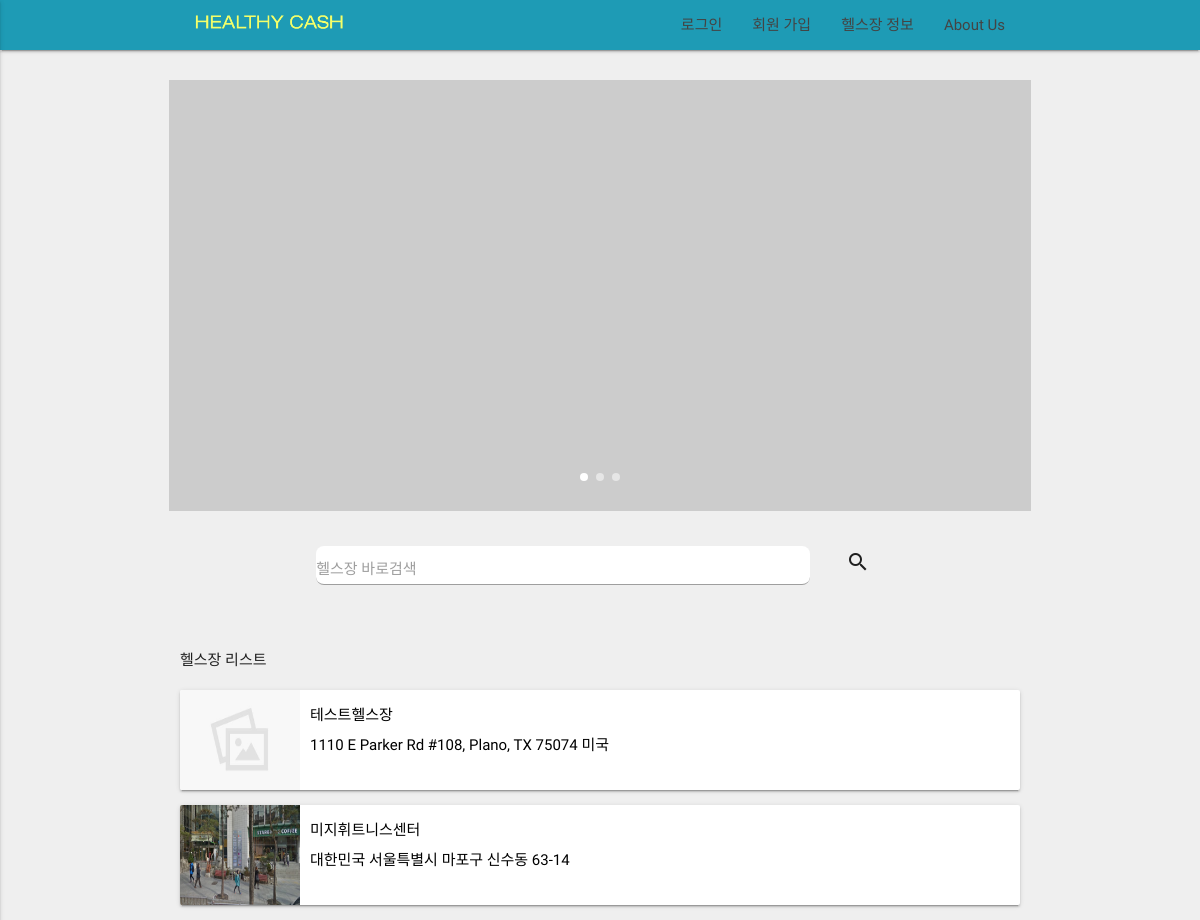
Screenshot of /healthclub/list/ with the database file from the repository.
### healthclub/models.py (models this page shows, shortened)
class HealthClub(models.Model):
    initiated = models.BooleanField(default=False)
    name      = models.CharField(max_length = 120)
    address   = models.CharField(max_length = 200)
    master    = models.ForeignKey(User)
    geometry  = models.CharField(max_length = 200, blank=True)
    photo     = models.ImageField(blank=True)
    qrcode    = models.ImageField(blank=True)
    member    = models.IntegerField(default = 0)
    price1    = models.IntegerField(blank = True, default= 0)
    price2    = models.IntegerField(blank = True, default= 0)
    price3    = models.IntegerField(blank = True, default= 0)
    price6    = models.IntegerField(blank = True, default= 0)
    price12   = models.IntegerField(blank = True, default= 0)
    detail   = models.CharField(max_length = 1000, blank = True)
    timestamp = models.DateTimeField(auto_now=True)
    updated = models.DateTimeField(auto_now_add=True)

### healthclub/views.py (the view)
class HealthClubListView(ListView):
    def get_queryset(self):
        search = self.request.GET.get('search')
        if search:
            print(search)
            search = search.split("(")[0]
            return HealthClub.objects.filter(Q(initiated=True) & Q(name__icontains=search) | Q(address__icontains=search) | Q(detail__icontains=search)).order_by('updated')
        return HealthClub.objects.filter(initiated=True).order_by('updated')
    def get_context_data(self, *args, **kwargs):
        context = super(HealthClubListView, self).get_context_data(**kwargs)
        healthclubs = HealthClub.objects.filter(initiated=True)
        hkeywords = set()
        keywords = set()
        for healthclub in healthclubs:
            address_short = healthclub.address
            if len(healthclub.address) >= 12:
                address_short = healthclub.address[0:12] + ".."
            temp = healthclub.name + "(" + address_short + ")"
            hkeywords.add(temp)
            addresses = healthclub.address.split(' ')
            for address in addresses:
                keywords.add(address)
            context['keywords'] = keywords
            context['healthclubs'] = hkeywords
        return context

### healthclub/templates/healthclub/healthclub_list.html (shortened to what this page needs)
{% extends "base.html"  %}
{% load staticfiles %}
{%block content%}
<div class="container" style="margin-top:30px">
    <div class="row">
        <div class="carousel carousel-slider" data-indicators="true">
            <a class="carousel-item" href="#one!"><img src="https://lorempixel.com/800/400/food/1"></a>
          </div>
    </div>
    <div class="row">
      <form method="GET" action="/healthclub/list/" id="search">
          <div class="row">
            <div class="col s2 m2 l2"></div>
            <div class="input-field col s7 m7 l7">
              <input type="text" name="search" id="autocomplete-input" class="autocomplete">
              <label for="autocomplete-input">헬스장 바로검색</label>
            </div>
            <div class="col s1 m1 l1" style="font-size:40px;height:40px;text-align:center;">
                <i class="material-icons prefix" onclick="submitFunc()">search</i>
            </div>
            <div class="col s3 m3 l3"></div>
          </div>
      </form>
    </div>
    <p>헬스장 리스트</p>
    {% if object_list.all  %}
    {% for obj in object_list reversed%}
    <div class="col s12 m12">
      <a href="{% url 'healthclub:detail' pk=obj.id %}">
      <div class="card horizontal" style="height:100px">
        <div class="card-image">
            {% if obj.photo %}
            <img  src="{{obj.photo.url}}" style="height:100px">
            {%else%}
            <img  src="{% static 'images/default_image.jpg' %}" style="height:100px">
            {% endif %}
        </div>
        <div class="card-stacked">
          <div class="card-content" style="height:100px">
              <p>{{obj.name}}</p>
              <p >{{obj.address}}</p>
          </div>
        </div>
      </div>
      </a>
    </div>
    {% endfor %}
    {% else  %}
    <p style="text-align:center">검색 결과가 없습니다. 다시 검색해 주세요</p>
    {% endif  %}
</div>
{%endblock content%}

### static/css/style.css (style rules this page uses)
p { line-height: 2rem; }

### rows the page displays
HealthClub: name "테스트헬스장", address "1110 E Parker Rd #108, Plano, TX 75074 미국"
HealthClub: photo (picture), name "미지휘트니스센터", address "대한민국 서울특별시 마포구 신수동 63-14"
